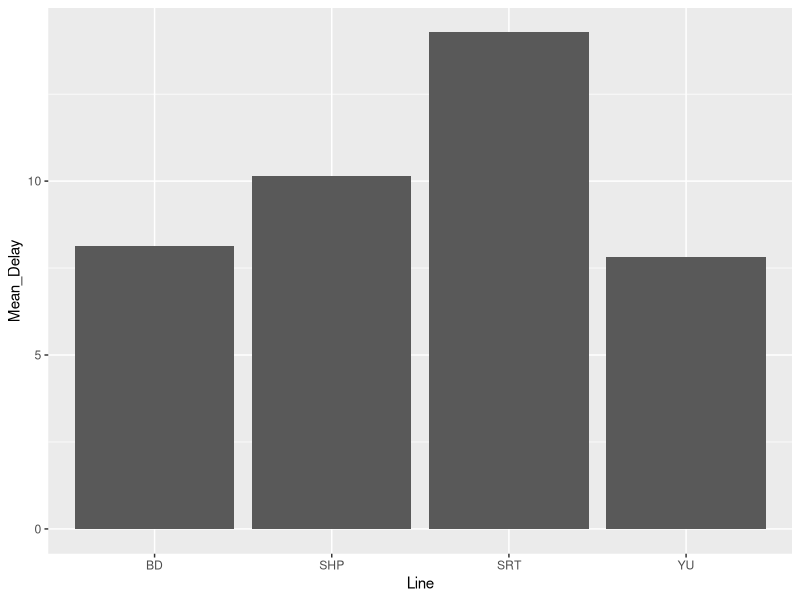

Recreate this plot in R. (Note: this script raises an error after producing the figure.)
## ---- chunk 1
#| include: false
#| warning: false
#| message: false

library(tidyverse)
library(here)
library(kableExtra)
library(ggplot2)
# Acquiring the cleaned delay data
delay_data <- read_csv(file=here("outputs/data/analysis_data.csv"))
## ---- chunk 2
#| label: tbl-data-sample
#| tbl-cap: "The first five rows from the cleaned TTC metro delay data"
#| echo: false
#| warning: false
#| render: asis
#| 
delay_data |>
  head(5) |>
  kable()
## ---- chunk 3
#| label: fig-delay-by-line
#| fig-cap: "Delay by line"
#| echo: false
#| warning: false
#| render: asis
#| 
delaybyline <-
  delay_data |>
  group_by(Line) %>%
  summarise(Mean_Delay = mean(Min_Delay),n = n()) |>
  filter(n > 100) |>
  arrange(-n)
ggplot(data=delaybyline, aes(x=Line, y=Mean_Delay)) +
  geom_bar(stat="identity")
## ---- chunk 4
#| label: tbl-delay-by-reason
#| tbl-cap: "Delay by reason"
#| echo: false
#| warning: false
#| render: asis
cleaned_data <- read_csv(file=here("outputs/data/analysis_data.csv"))
cleaned_data$Code[cleaned_data$Code == 'SUDP'] <- 'Disorderly Patron'
cleaned_data$Code[cleaned_data$Code == 'MUPAA'] <- 'Passenger Assistance Alarm Activated - No Trouble Found'
cleaned_data$Code[cleaned_data$Code == 'PUOPO'] <- 'OPTO (COMMS) Train Door Monitoring'
cleaned_data$Code[cleaned_data$Code == 'SUO'] <- 'Passenger Other'
cleaned_data$Code[cleaned_data$Code == 'MUIR'] <- 'Injured or ill Customer (On Train) - Medical Aid Refused'
cleaned_data$Code[cleaned_data$Code == 'SUUT'] <- 'Unauthorized at Track Level'
cleaned_data$Code[cleaned_data$Code == 'MUSAN'] <- 'Unsanitary Vehicle'
cleaned_data$Code[cleaned_data$Code == 'MUI'] <- 'Injured or ill Customer (On Train) - Transported'
cleaned_data$Code[cleaned_data$Code == 'MUATC'] <- 'ATC Project'
cleaned_data$Code[cleaned_data$Code == 'TUO'] <- 'Transportation Department - Other'
cleaned_data$Code[cleaned_data$Code == 'EUDO'] <- 'Door Problems - Faulty Equipment'
cleaned_data$Code[cleaned_data$Code == 'MUO'] <- 'Miscellaneous Other'
cleaned_data$Code[cleaned_data$Code == 'SUAP'] <- 'Assault / Patron Involved'
cleaned_data$Code[cleaned_data$Code == 'SUEAS'] <- 'Emergency Alarm Station Activation'
cleaned_data$Code[cleaned_data$Code == 'MUDD'] <- 'Door Problems - Debris Related'
cleaned_data$Code[cleaned_data$Code == 'MUTO'] <- 'Misc. Transportation Other - Employee Non-Chargeable'


cleaned_data %>%
  group_by(Code) %>% 
  summarise(Mean_Delay = mean(Min_Delay),n = n()) %>%
  arrange(-n) %>%
  filter(n>100)%>%
  kable()
